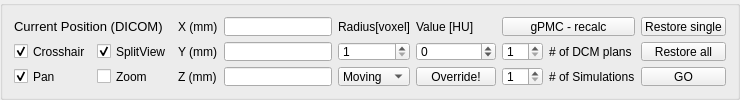
        <widget class="QGroupBox" name="groupBox_3">
         <property name="minimumSize">
          <size>
           <width>0</width>
           <height>90</height>
          </size>
         </property>
         <property name="maximumSize">
          <size>
           <width>16777215</width>
           <height>100</height>
          </size>
         </property>
         <property name="title">
          <string/>
         </property>
         <layout class="QGridLayout" name="gridLayout_7">
          <item row="1" column="5">
           <widget class="QSpinBox" name="spinBox_overrideValue">
            <property name="minimum">
             <number>-1024</number>
            </property>
            <property name="maximum">
             <number>1024</number>
            </property>
           </widget>
          </item>
          <item row="0" column="3">
           <widget class="QLineEdit" name="lineEditCurPosX"/>
          </item>
          <item row="3" column="3">
           <widget class="QLineEdit" name="lineEditCurPosZ"/>
          </item>
          <item row="0" column="0" colspan="2">
           <widget class="QLabel" name="label_12">
            <property name="font">
             <font>
              <pointsize>10</pointsize>
             </font>
            </property>
            <property name="text">
             <string>Current Position (DICOM)</string>
            </property>
           </widget>
          </item>
          <item row="3" column="2">
           <widget class="QLabel" name="label_22">
            <property name="text">
             <string>Z (mm)</string>
            </property>
           </widget>
          </item>
          <item row="1" column="2">
           <widget class="QLabel" name="label_21">
            <property name="text">
             <string>Y (mm)</string>
            </property>
           </widget>
          </item>
          <item row="3" column="6">
           <widget class="QSpinBox" name="spinBox_Nsims">
            <property name="minimum">
             <number>1</number>
            </property>
           </widget>
          </item>
          <item row="3" column="0">
           <widget class="QCheckBox" name="checkBoxPan">
            <property name="text">
             <string>Pan</string>
            </property>
            <property name="checked">
             <bool>true</bool>
            </property>
           </widget>
          </item>
          <item row="0" column="2">
           <widget class="QLabel" name="label_20">
            <property name="text">
             <string>X (mm)</string>
            </property>
           </widget>
          </item>
          <item row="1" column="10">
           <widget class="QPushButton" name="pushButtonRestoreAll">
            <property name="text">
             <string>Restore all</string>
            </property>
           </widget>
          </item>
          <item row="3" column="7">
           <widget class="QLabel" name="label_2">
            <property name="text">
             <string># of Simulations</string>
            </property>
           </widget>
          </item>
          <item row="1" column="1">
           <widget class="QCheckBox" name="checkBoxDrawSplit">
            <property name="text">
             <string>SplitView</string>
            </property>
            <property name="checked">
             <bool>true</bool>
            </property>
           </widget>
          </item>
          <item row="1" column="3">
           <widget class="QLineEdit" name="lineEditCurPosY"/>
          </item>
          <item row="0" column="10">
           <widget class="QPushButton" name="pushButtonRestoreSingle">
            <property name="text">
             <string>Restore single</string>
            </property>
           </widget>
          </item>
          <item row="3" column="10">
           <widget class="QPushButton" name="pushButtonCurPosGo">
            <property name="text">
             <string>GO</string>
            </property>
           </widget>
          </item>
          <item row="3" column="1">
           <widget class="QCheckBox" name="checkBoxZoom">
            <property name="text">
             <string>Zoom</string>
            </property>
            <property name="checked">
             <bool>false</bool>
            </property>
           </widget>
          </item>
          <item row="1" column="0">
           <widget class="QCheckBox" name="checkBoxDrawCrosshair">
            <property name="text">
             <string>Crosshair</string>
            </property>
            <property name="checked">
             <bool>true</bool>
            </property>
           </widget>
          </item>
          <item row="1" column="4">
           <widget class="QSpinBox" name="spinBox_overrideRadius">
            <property name="minimum">
             <number>1</number>
            </property>
            <property name="maximum">
             <number>10</number>
            </property>
            <property name="value">
             <number>1</number>
            </property>
           </widget>
          </item>
          <item row="0" column="4">
           <widget class="QLabel" name="label_4">
            <property name="text">
             <string>Radius[voxel]</string>
            </property>
           </widget>
          </item>
          <item row="0" column="5">
           <widget class="QLabel" name="label_5">
            <property name="text">
             <string>Value [HU]</string>
            </property>
           </widget>
          </item>
          <item row="3" column="5">
           <widget class="QPushButton" name="pushButton_override">
            <property name="text">
             <string>Override!</string>
            </property>
           </widget>
          </item>
          <item row="3" column="4">
           <widget class="QComboBox" name="comboBox_imToOverride">
            <item>
             <property name="text">
              <string>Moving</string>
             </property>
            </item>
            <item>
             <property name="text">
              <string>Fixed</string>
             </property>
            </item>
           </widget>
          </item>
          <item row="0" column="6" colspan="2">
           <widget class="QPushButton" name="pushButton_recalcDose">
            <property name="text">
             <string>gPMC - recalc</string>
            </property>
           </widget>
          </item>
          <item row="1" column="6">
           <widget class="QSpinBox" name="spinBox_NdcmPlans">
            <property name="minimum">
             <number>1</number>
            </property>
           </widget>
          </item>
          <item row="1" column="7">
           <widget class="QLabel" name="label_3">
            <property name="text">
             <string># of DCM plans</string>
            </property>
           </widget>
          </item>
         </layout>
        </widget>
